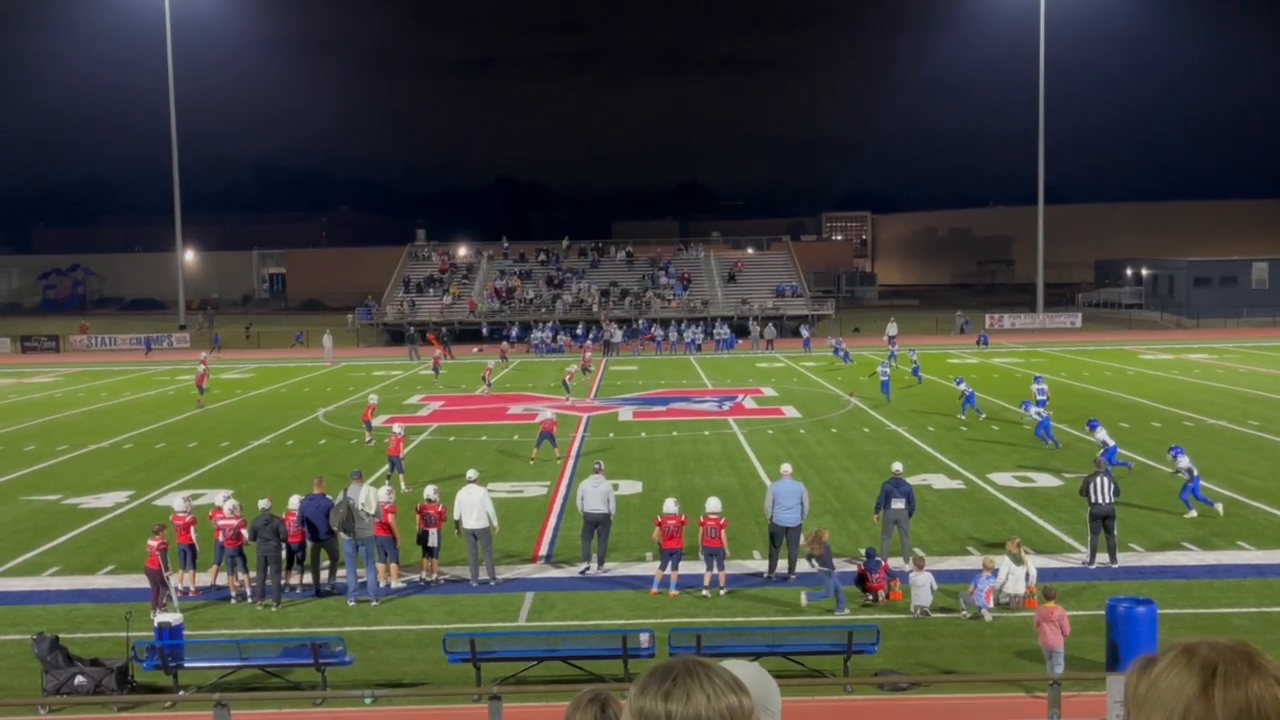
#> input picture frame 19 of video/manual_uploads/IMG_7575.MP4, 1280 x 720 px, given in place of the camera
$ python smoke_follow_ball.py
#> lines starting #> are read from the running program, lines starting #| are printed output that depends on the picture; after the words box and inside, x2 and y2 are one past the last pixel; in counts of white or black regions, pixels touching at a corner belong together
### analysis/tracking/ball_tracker.py
"""Lightweight football detector and tracker.

This module implements a very small ball tracking pipeline designed for
press‑box style footage.  The goal is to provide a fast and reasonably
robust tracker that can run on an embedded device without any heavy
models.  The tracker combines simple motion estimation, color/shape
priors and a constant–velocity Kalman filter.  The public API mirrors the
rest of the tracking utilities in this repository – :class:`BallTracker`
exposes an :py:meth:`update` method that consumes a BGR frame and
optionally a region of interest and returns a tuple describing the
current estimate of the ball location.

The tracker maintains three states:

``TRACKING``
    A confident detection was associated with the previous estimate.
``SEARCHING``
    A prediction is returned but the confidence has fallen below the
    threshold.
``LOST``
    No reliable position is available.  After a grace period the tracker
    returns ``None`` but keeps the last known bounding box so that callers
    may continue to crop around the previous location.

The behaviour of the tracker can be tuned through
``configs/tracking.yaml`` which currently supports the following keys:

``min_area``
    Minimum contour area for a candidate region.
``max_area``
    Maximum contour area for a candidate region.
``min_confidence``
    Minimum score required to report the ``TRACKING`` state.
``decay_rate``
    Multiplicative decay applied when no detection is observed.
"""

from __future__ import annotations

from dataclasses import dataclass
from enum import Enum
import os
from typing import Optional, Tuple

import cv2
import numpy as np
import yaml


class _State:
    """Minimal state shim with a `.value` attribute to satisfy pipeline logging."""
    __slots__ = ("value",)

    def __init__(self, value: str) -> None:
        self.value = value

    def __str__(self) -> str:
        return self.value


class TrackState(str, Enum):
    """Simple enumeration for the tracker state."""

    TRACKING = "TRACKING"
    SEARCHING = "SEARCHING"
    LOST = "LOST"


@dataclass
class TrackerConfig:
    """Configuration loaded from ``configs/tracking.yaml``."""

    min_area: int = 30
    max_area: int = 2000
    min_confidence: float = 0.3
    decay_rate: float = 0.9
    lost_threshold: int = 10
    hsv_brown: Tuple[Tuple[int, int, int], Tuple[int, int, int]] = (
        (5, 50, 50),
        (25, 255, 255),
    )
    hsv_white: Tuple[Tuple[int, int, int], Tuple[int, int, int]] = (
        (0, 0, 200),
        (180, 40, 255),
    )
    hsv_green: Tuple[Tuple[int, int, int], Tuple[int, int, int]] = (
        (35, 50, 50),
        (90, 255, 255),
    )
    hsv_green_dull: Tuple[Tuple[int, int, int], Tuple[int, int, int]] = (
        (35, 35, 25),
        (95, 255, 255),
    )


def _load_config(path: str) -> TrackerConfig:
    cfg = TrackerConfig()
    if os.path.exists(path):
        with open(path, "r", encoding="utf-8") as fh:  # pragma: no cover - trivial
            data = yaml.safe_load(fh) or {}
        for key, val in data.items():
            if hasattr(cfg, key):
                setattr(cfg, key, val)
    return cfg


# [16 lines left out: function _iou, not called in this run]


class BallTracker:
    """Detect and track the football in a sequence of frames."""

    def __init__(
        self,
        config_path: str = "configs/tracking.yaml",
        proc_scale: float = 0.5,
        **kwargs,
    ) -> None:
        self.cfg = _load_config(config_path)
        self.proc_scale = float(proc_scale)

        # Kalman filter with state (x, y, vx, vy) and measurements (x, y)
        self.kalman = cv2.KalmanFilter(4, 2)
        self.kalman.measurementMatrix = np.array(
            [[1, 0, 0, 0], [0, 1, 0, 0]], np.float32
        )
        self.kalman.transitionMatrix = np.array(
            [[1, 0, 1, 0], [0, 1, 0, 1], [0, 0, 1, 0], [0, 0, 0, 1]],
            np.float32,
        )
        self.kalman.processNoiseCov = np.eye(4, dtype=np.float32) * 0.03

        self.prev_gray: Optional[np.ndarray] = None
        self.last_bbox: Optional[Tuple[int, int, int, int]] = None
        self.last_conf: float = 0.0
        self.state: TrackState = TrackState.LOST
        self.lost_frames: int = 0
        self.frame_idx: int = 0
        self.search_roi: Optional[Tuple[int, int, int, int]] = None
        self.reacquire_interval = 15
        self.roi_margin = 50
        self.k3 = np.ones((3, 3), np.uint8)
        self.k5 = np.ones((5, 5), np.uint8)

    # ------------------------------------------------------------------
    # internal helpers
    # [11 lines left out: function _safe_roi, not called in this run]

    def _color_mask(self, bgr):
        """
        Robust color mask for a (white-ish) ball on green field.
        Returns uint8 mask or None if the input is invalid.
        """
        if bgr is None or not isinstance(bgr, np.ndarray) or bgr.size == 0:
            return None
        if bgr.ndim != 3 or bgr.shape[2] != 3:
            return None

        hsv = cv2.cvtColor(bgr, cv2.COLOR_BGR2HSV)

        # Field green range (to suppress)
        green = cv2.inRange(hsv, (35, 50, 50), (90, 255, 255))

        # White/bright range (typical youth footballs read bright/tan under sun)
        white = cv2.inRange(hsv, (0, 0, 200), (180, 50, 255))

        out = cv2.bitwise_and(white, cv2.bitwise_not(green))
        # Ensure uint8 mask
        if out is None or out.size == 0:
            return None
        if out.dtype != np.uint8:
            out = out.astype(np.uint8)
        return out

    def _motion_mask(self, gray):
        """
        Motion mask vs previous grayscale frame.
        Returns uint8 mask or None during warmup / invalid input.
        """
        if gray is None or not isinstance(gray, np.ndarray) or gray.size == 0:
            return None

        # Warmup or resize: initialize and skip one frame
        if getattr(self, "prev_gray", None) is None or self.prev_gray.shape != gray.shape:
            self.prev_gray = gray.copy()
            return None

        diff = cv2.absdiff(gray, self.prev_gray)
        self.prev_gray = gray  # update for next call

        blur = cv2.GaussianBlur(diff, (5, 5), 0)
        _, thr = cv2.threshold(blur, 15, 255, cv2.THRESH_BINARY)
        if thr.dtype != np.uint8:
            thr = thr.astype(np.uint8)
        return thr

    # [23 lines left out: functions _update_search_roi, reset_on_snap, not called in this run]

    # ------------------------------------------------------------------
    def update(self, frame):
        """
        Safe, guard-rail update.

        Returns a 6-tuple expected by the pipeline:
          (bx, by, bw, bh, conf, state)

        - If no detection: (0, 0, 0, 0, 0.0, 'no_det' or reason)
        - On detection: (x, y, w, h, conf, 'ok')
        """
        import cv2, numpy as np

        # --- Basic frame validation ---
        if frame is None or not isinstance(frame, np.ndarray) or frame.size == 0:
            return (0, 0, 0, 0, 0.0, _State("empty_frame"))

        h, w = frame.shape[:2]

        # Kernels (create lazily)
        if not hasattr(self, "k3"):
            self.k3 = cv2.getStructuringElement(cv2.MORPH_ELLIPSE, (3, 3))
        if not hasattr(self, "k5"):
            self.k5 = cv2.getStructuringElement(cv2.MORPH_ELLIPSE, (5, 5))

        # Planes
        try:
            gray = cv2.cvtColor(frame, cv2.COLOR_BGR2GRAY)
        except cv2.error:
            return (0, 0, 0, 0, 0.0, _State("cvt_gray_error"))

        # Masks (each may be None on warmup or failure)
        m_motion = self._motion_mask(gray)
        m_color  = self._color_mask(frame)

        masks = [m for m in (m_motion, m_color) if m is not None]
        if not masks:
            # Likely warmup or very static scene; skip gracefully
            return (0, 0, 0, 0, 0.0, _State("warmup_or_no_masks"))

        # Start with the first valid mask
        mask = masks[0]
        # Bitwise AND with any other masks that match shape
        for m in masks[1:]:
            if m.shape == mask.shape:
                mask = cv2.bitwise_and(mask, m)

        if mask is None or mask.size == 0:
            return (0, 0, 0, 0, 0.0, _State("mask_none"))
        if mask.dtype != np.uint8:
            mask = mask.astype(np.uint8)
        if cv2.countNonZero(mask) == 0:
            return (0, 0, 0, 0, 0.0, _State("mask_empty"))

        # Morphology with guards
        try:
            mask = cv2.morphologyEx(mask, cv2.MORPH_OPEN, self.k3)
            mask = cv2.morphologyEx(mask, cv2.MORPH_CLOSE, self.k5)
        except cv2.error:
            # proceed with raw mask if morphology fails
            pass

        # Contours
        try:
            cnts, _ = cv2.findContours(mask, cv2.RETR_EXTERNAL, cv2.CHAIN_APPROX_SIMPLE)
        except cv2.error:
            return (0, 0, 0, 0, 0.0, _State("findContours_error"))

        if not cnts:
            return (0, 0, 0, 0, 0.0, _State("no_contours"))

        # Pick largest reasonable blob
        areas = [(cv2.contourArea(c), c) for c in cnts]
        areas.sort(key=lambda x: x[0], reverse=True)
        area, best = areas[0]

        min_area = 5.0
        max_area = 0.05 * w * h
        if area < min_area or area > max_area:
            return (0, 0, 0, 0, 0.0, _State("area_out_of_range"))

        x, y, ww, hh = cv2.boundingRect(best)

        # Confidence heuristic: normalized area clipped to [0.0, 1.0]
        conf = float(max(0.0, min(1.0, area / (0.01 * w * h))))  # 1% of frame ~= conf 1.0

        return (int(x), int(y), int(ww), int(hh), conf, _State("ok"))

### tools/smoke_follow_ball.py
#!/usr/bin/env python3
"""Simple smoke test for ball tracking pipeline."""

import argparse
import time
from typing import Union

import cv2
import numpy as np

from analysis.tracking.ball_tracker import BallTracker


def parse_source(src: str) -> Union[int, str]:
    """Return camera index if ``src`` is numeric otherwise the string."""
    try:
        return int(src)
    except ValueError:
        return src


def main() -> None:
    parser = argparse.ArgumentParser(description="Run ball tracking pipeline for a short period")
    parser.add_argument("source", nargs="?", default="0", help="Video file or camera index")
    parser.add_argument("--duration", type=float, default=30.0, help="Duration in seconds")
    parser.add_argument(
        "--proc-scale",
        type=float,
        default=0.5,
        help="Downscale factor for processing",
    )
    args = parser.parse_args()

    source = parse_source(args.source)
    cap = cv2.VideoCapture(source)
    if not cap.isOpened():
        raise RuntimeError(f"Unable to open source: {source}")

    tracker = BallTracker(proc_scale=args.proc_scale)
    confidences = []
    frames = 0
    start = time.time()
    while time.time() - start < args.duration:
        ret, frame = cap.read()
#> frame is the input picture: shape (720, 1280, 3); mean B, G, R 62.7, 77.8, 74.7
        if not ret:
            break
        frames += 1
        result = tracker.update(frame)
#> in update, `gray = cv2.cvtColor(frame, cv2.COLOR_BGR2GRAY)`:
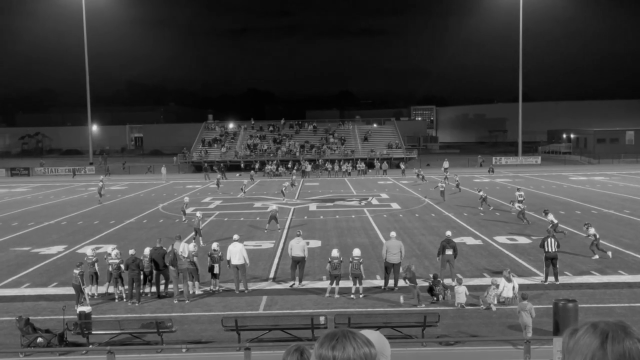
#> gray: shape (720, 1280) (shown at 1/2 size); min 1, max 238, mean 75.1
#> in _color_mask, `green = cv2.inRange(hsv, (35, 50, 50), (90, 255, 255))`:
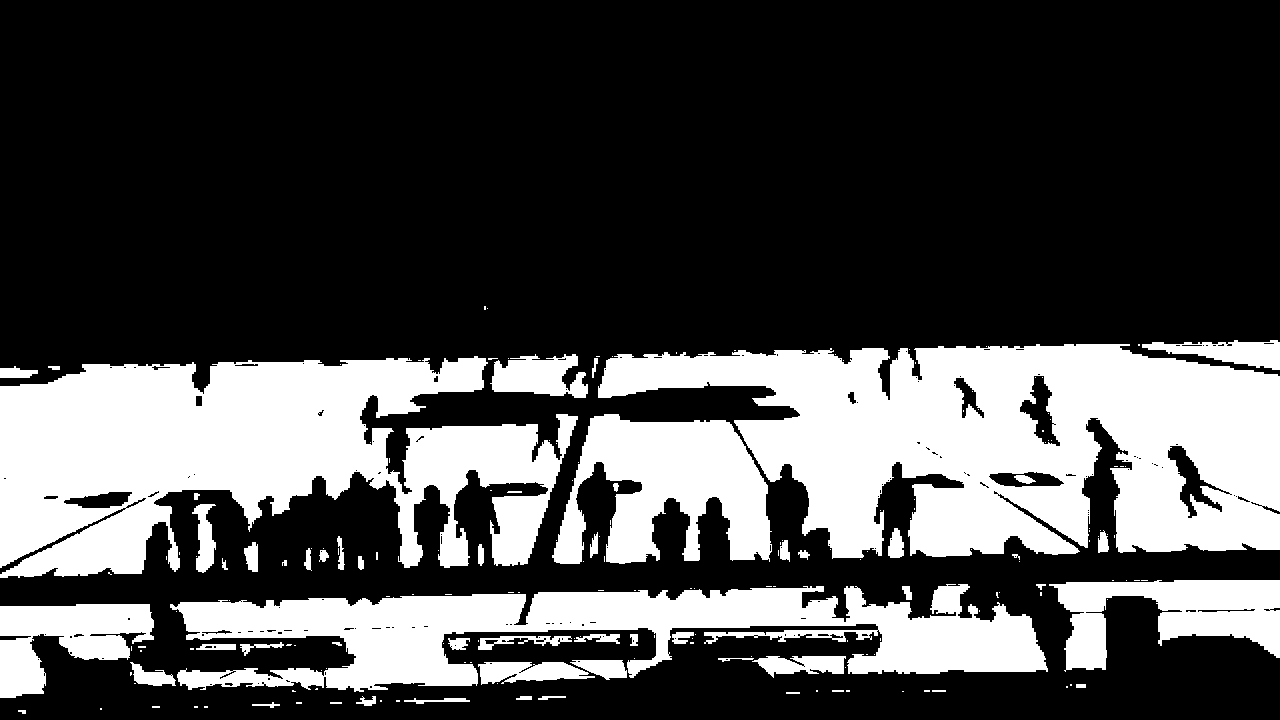
#> green: shape (720, 1280); 29.6% white; 191 white regions (135 under 20 px), largest, box (x1, y1, x2, y2) and area: (598, 344, 1280, 559) 93508, (0, 356, 578, 578) 78309, (170, 584, 1048, 692) 45345
#> in _color_mask, `white = cv2.inRange(hsv, (0, 0, 200), (180, 50, 255))`:
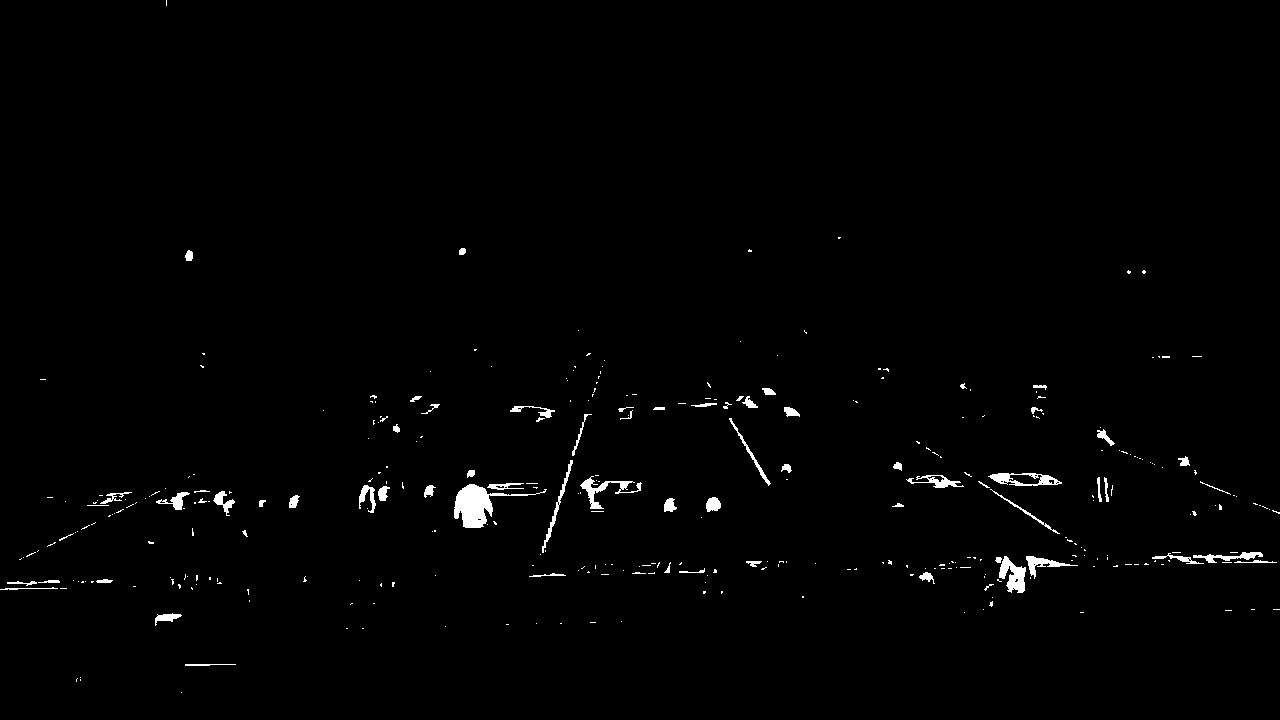
#> white: shape (720, 1280); 1.1% white; 343 white regions (272 under 20 px), largest, box (x1, y1, x2, y2) and area: (454, 484, 547, 528) 1354, (999, 556, 1026, 593) 563, (580, 476, 642, 509) 506
#> in update, `masks = [m for m in (m_motion, m_color) if m is not None]`: masks = 1 item
#> in update, `mask = cv2.morphologyEx(mask, cv2.MORPH_OPEN, self.k3)`:
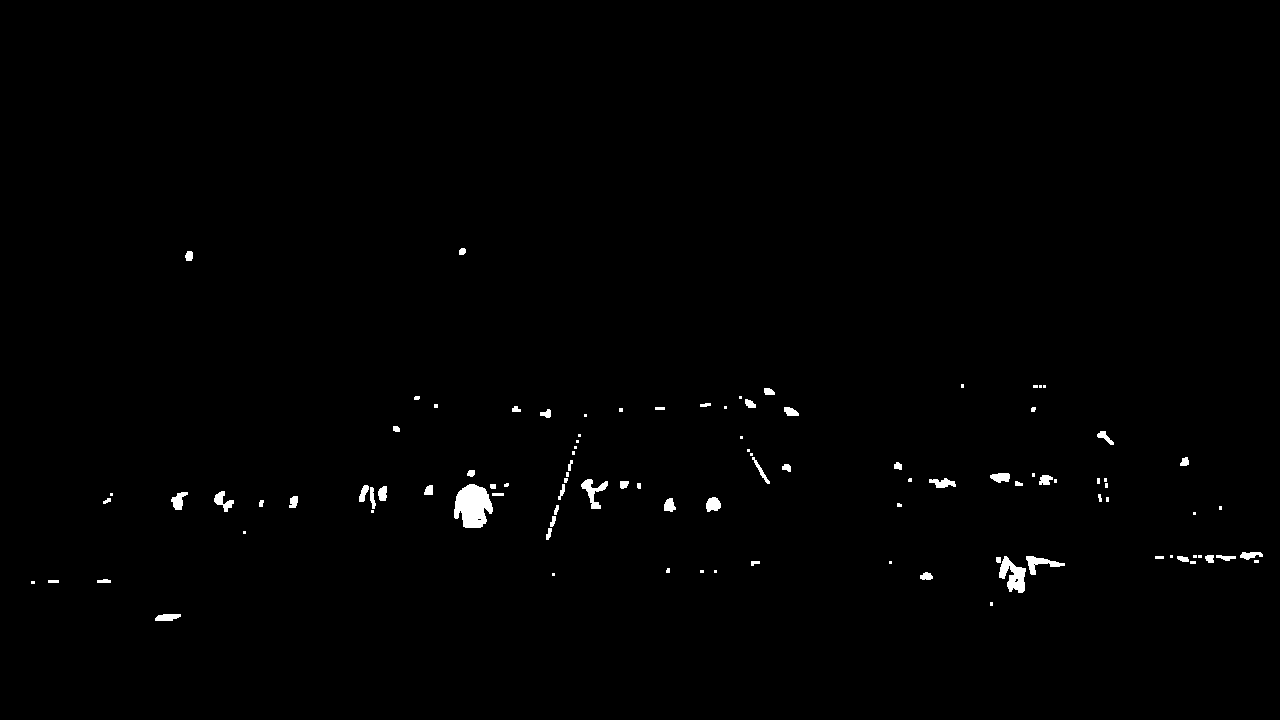
#> mask: shape (720, 1280); 0.72% white; 102 white regions (44 under 20 px), largest, box (x1, y1, x2, y2) and area: (454, 484, 493, 528) 1236, (999, 556, 1026, 593) 552, (581, 479, 608, 509) 314
#> in update, `cnts, _ = cv2.findContours(mask, cv2.RETR_EXTERNAL, cv2.CHAIN_APPROX_S..`: cnts = 71 contours, 28 with area under 20; largest, box (x1, y1, x2, y2) and area: (454, 484, 504, 528) 1282, (996, 556, 1065, 593) 856, (1170, 552, 1263, 564) 346, (359, 485, 387, 513) 318, (581, 479, 608, 509) 268
#> in update, `areas = [(cv2.contourArea(c), c) for c in cnts]`: areas = 71 items
#> in update, `area, best = areas[0]`: area = 1282; best = contour of 73 points, box (x1, y1, x2, y2) (454, 484, 504, 528), area 1282
#> in update, `x, y, ww, hh = cv2.boundingRect(best)`: x = 454; y = 484; ww = 50; hh = 44
#> in update, `conf = float(max(0.0, min(1.0, area / (0.01 * w * h))))`: conf = 0.139
#> result = 6 items
        if result:
            # result is (x, y, w, h, conf, state)
            confidences.append(result[4])
    cap.release()

    assert frames > 0, "No frames recorded"

    elapsed = time.time() - start
    fps = frames / elapsed if elapsed > 0 else 0.0
    print(f"Processed {frames} frames in {elapsed:.2f}s ({fps:.2f} FPS)")

    if confidences:
        hist, bins = np.histogram(confidences, bins=10, range=(0.0, 1.0))
        print("Tracker confidence histogram:")
        for count, b0, b1 in zip(hist, bins[:-1], bins[1:]):
            print(f"{b0:.1f}-{b1:.1f}: {count}")
    else:
        print("No confidence values recorded")


if __name__ == "__main__":
    main()
